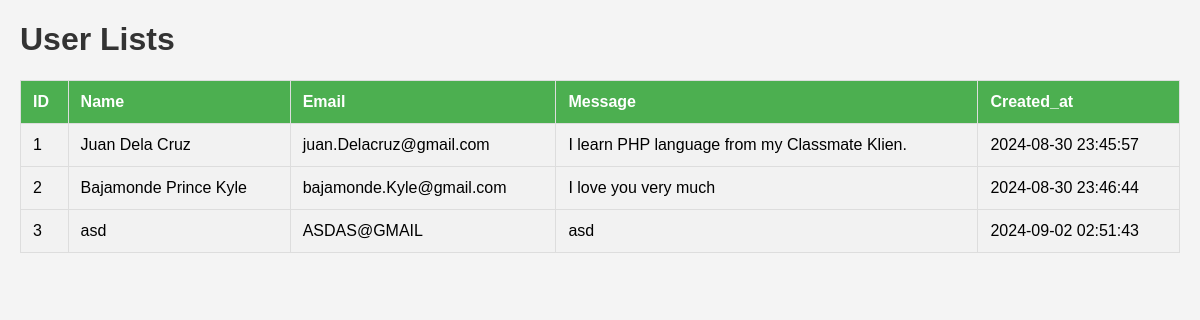
/php/display_user.php, run on the app's committed database.
### tables this page shows
CREATE TABLE `users` (
  `user_ID` int(11) NOT NULL,
  `name` varchar(60) DEFAULT NULL,
  `email` varchar(80) NOT NULL,
  `message` text DEFAULT NULL,
  `created_at` timestamp NOT NULL DEFAULT current_timestamp()
);

### php/display_user.php (the view, shortened to what this page needs)
<?php
    $servername = "localhost";
    $username = "root";
    $password = "";
    $dbname = "project_webapp";
    $conn = new mysqli($servername, $username, $password, $dbname);
    $sql = "SELECT user_ID, name, email, message, created_at FROM users";
    $result = $conn->query($sql);
?>
<!DOCTYPE html>
<html lang="en">
<head>
<head>
    <body>
        <h1>User Lists</h1>
    <table>
        <tr>
            <th>ID</th>
            <th>Name</th>
            <th>Email</th>
            <th>Message</th>
            <th>Created_at</th>
        </tr>
        <?php
        if($result->num_rows > 0){
            while($row = $result->fetch_assoc()){
                echo "<tr>";
                echo "<td>" . $row["user_ID"] . "</td>";
                echo "<td>" . $row["name"] . "</td>";
                echo "<td>" . $row["email"] . "</td>";
                echo "<td>" . $row["message"] . "</td>";
                echo "<td>" . $row["created_at"] . "</td>";
                echo "<tr>";
            }
        } else {
            echo "<tr><td colspan='4'>No Users found</td></tr>";
        }
        ?>
    </table>
</body>
</html>

### php/display_user.php (style rules this page uses)
body { font-family: Arial, sans-serif; margin: 20px; background-color: #f4f4f4; }
h1 { color: #333; }
table { width: 100%; border-collapse: collapse; margin-top: 20px; }
table, th, td { border: 1px solid #ddd; }
th, td { padding: 12px; text-align: left; }
th { background-color: #4caf50; color: white; }
tr:nth-child(even) { background-color: #f2f2f2; }

### data on the page
users: user_ID "1", name "Juan Dela Cruz", email "juan.Delacruz@gmail.com", message "I learn PHP language from my Classmate Klien.", created_at "2024-08-30 23:45:57"
users: user_ID "2", name "Bajamonde Prince Kyle", email "bajamonde.Kyle@gmail.com", message "I love you very much", created_at "2024-08-30 23:46:44"
users: user_ID "3", name "asd", email "ASDAS@GMAIL", message "asd", created_at "2024-09-02 02:51:43"
